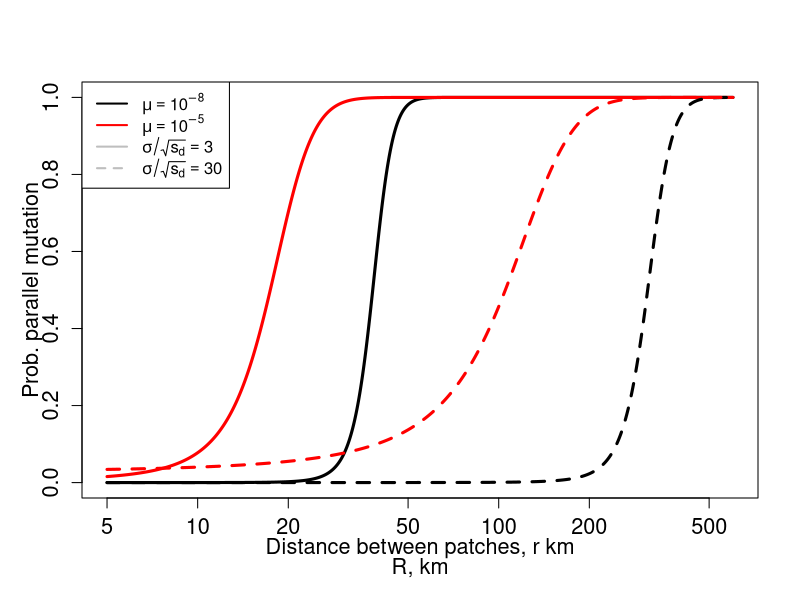
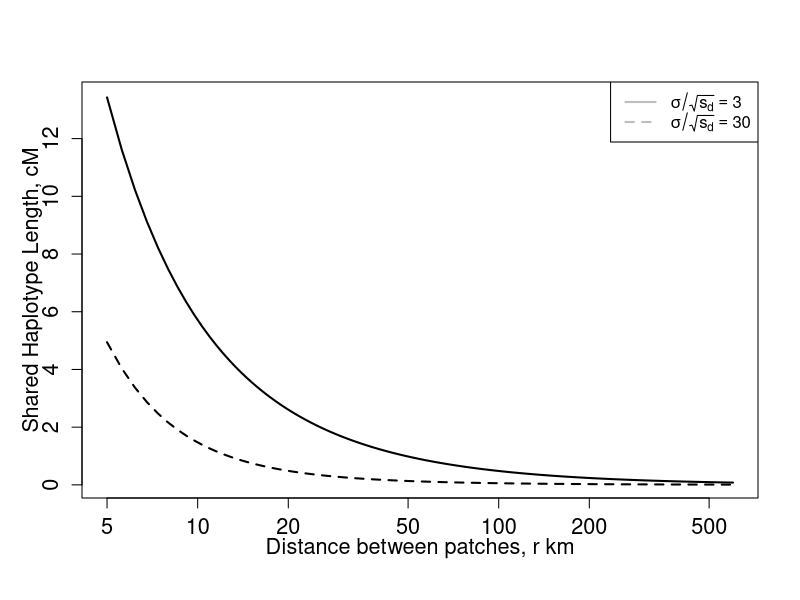
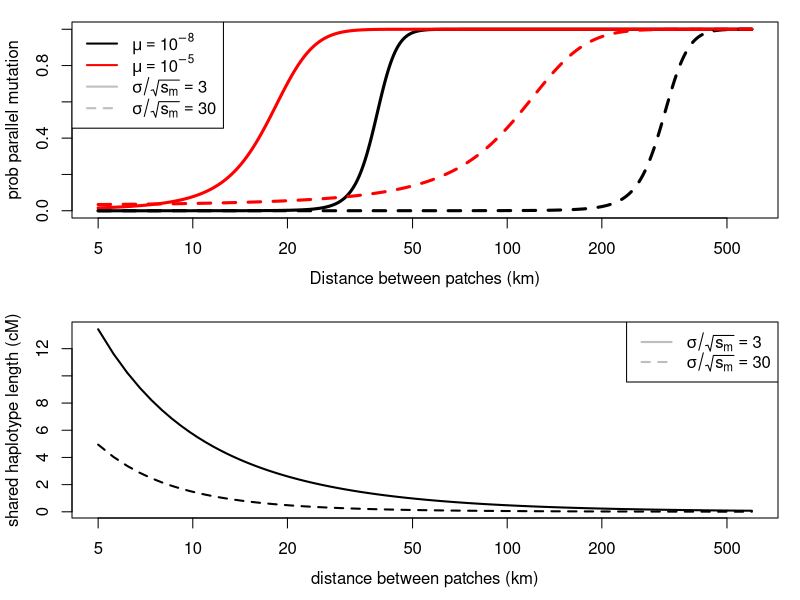

The R source for these figures, in order:
char.length= c(3,30)  ## sigma /sqrt(s)


A=100

pdf(file="Lava_flow_mice_prob_parallel.pdf",pointsize=10,width=5,height=5)
layout((1:2))
par(mar=c(4,3.5,1,1)+.1)
R = seq(5,600,length=10000) ##distance in Km

#layout(t(1:2))
mu = 1e-8
prob.parallel <- mu*A/(mu*A + (1/char.length[1])* exp(-R/char.length[1]))  ##assuming sigma=1
plot(R, prob.parallel,type="l",lwd=3, xlab="", ylab="",log="x") 
mtext(side=2,line=2.5,"prob parallel mutation")
mu=1e-5
prob.parallel <- mu*A/(mu*A + (1/char.length[1])* exp(-R/char.length[1]))  ##assuming sigma=1

lines(R, prob.parallel,lwd=3,col="red")


R = seq(5,600,length=1000) ##distance in Km
mu = 1e-8
prob.parallel <- mu*A/(mu*A + (1/char.length[2])* exp(-R/char.length[2]))  ##assuming sigma=1
lines(R, prob.parallel,lty=2,lwd=3)

mu=1e-5
prob.parallel <- mu*A/(mu*A + (1/char.length[2])* exp(-R/char.length[2]))  ##assuming sigma=1

lines(R, prob.parallel,lwd=3,col="red",lty=2)

legend("topleft", legend=expression(mu == 10^-8, mu == 10^-5, sigma/sqrt(s[m]) == 3,sigma/sqrt(s[m]) == 30),col=c("black","red","grey","grey"),lty=c(1,1,1,2),lwd=2)

mtext(side=1,line=2.5,"Distance between patches (km)")


####haplotype lengths
##assuming sigma=1
length.hap.1<-sqrt(2)*1/(char.length[1])/R +1/R^2
length.hap.2<-sqrt(2)*1/(char.length[2])/R +1/R^2
plot(R,length.hap.1*100,type="l",log="x",ylab="", xlab="",lty=1,lwd=2)
mtext(side=2,line=2.5,"shared haplotype length (cM)")
mtext(side=1,line=2.5,"distance between patches (km)")
lines(R,length.hap.2*100,lty=2,lwd=2)

legend("topright", legend=expression( sigma/sqrt(s[m]) == 3,sigma/sqrt(s[m]) == 30),col=c("grey","grey"),lty=c(1,2),lwd=2)


dev.off()

## dev.copy2pdf(file="~/Dropbox/postdocs/Peter/Spatial_adaptation/Lava_flow_mice_prob_parallel.pdf")




######version of graphs for SMBE

R = seq(5,600,length=10000) ##distance in Km

#layout(t(1:2))
mu = 1e-8
prob.parallel <- mu*A/(mu*A + (1/char.length[1])* exp(-R/char.length[1]))  ##assuming sigma=1
plot(R, prob.parallel,type="l",lwd=3, xlab="R, km",ylab="",cex.lab=1.3,cex.axis=1.3,log="x") 
mtext(side=2,line=2,"Prob. parallel mutation",cex=1.3)
mu=1e-5
prob.parallel <- mu*A/(mu*A + (1/char.length[1])* exp(-R/char.length[1]))  ##assuming sigma=1

lines(R, prob.parallel,lwd=3,col="red")


R = seq(5,600,length=1000) ##distance in Km
mu = 1e-8
prob.parallel <- mu*A/(mu*A + (1/char.length[2])* exp(-R/char.length[2]))  ##assuming sigma=1
lines(R, prob.parallel,lty=2,lwd=3)

mu=1e-5
prob.parallel <- mu*A/(mu*A + (1/char.length[2])* exp(-R/char.length[2]))  ##assuming sigma=1

lines(R, prob.parallel,lwd=3,col="red",lty=2)

legend("topleft", legend=expression(mu == 10^-8, mu == 10^-5, sigma/sqrt(s[d]) == 3,sigma/sqrt(s[d]) == 30),col=c("black","red","grey","grey"),lty=c(1,1,1,2),lwd=2)

mtext(side=1,line=2,"Distance between patches, r km",cex=1.3)

dev.copy2pdf(file="~/Dropbox/Talks_posters/SMBE-2014/Lava_flow_mice_prob_parallel.pdf")

####haplotype lengths
##assuming sigma=1
length.hap.1<-sqrt(2)*1/(char.length[1])/R +1/R^2
length.hap.2<-sqrt(2)*1/(char.length[2])/R +1/R^2
plot(R,length.hap.1*100,type="l",log="x",ylab="", xlab="",lty=1,lwd=2,cex.lab=1.3,cex.axis=1.3)
mtext(side=2,line=2,"Shared Haplotype Length, cM",cex=1.3)
mtext(side=1,line=2,"Distance between patches, r km",cex=1.3)
lines(R,length.hap.2*100,lty=2,lwd=2)

legend("topright", legend=expression( sigma/sqrt(s[d]) == 3,sigma/sqrt(s[d]) == 30),col=c("grey","grey"),lty=c(1,2),lwd=2)

dev.copy2pdf(file="~/Dropbox/Talks_posters/SMBE-2014/Lava_flow_mice_length_haplotype.pdf")
